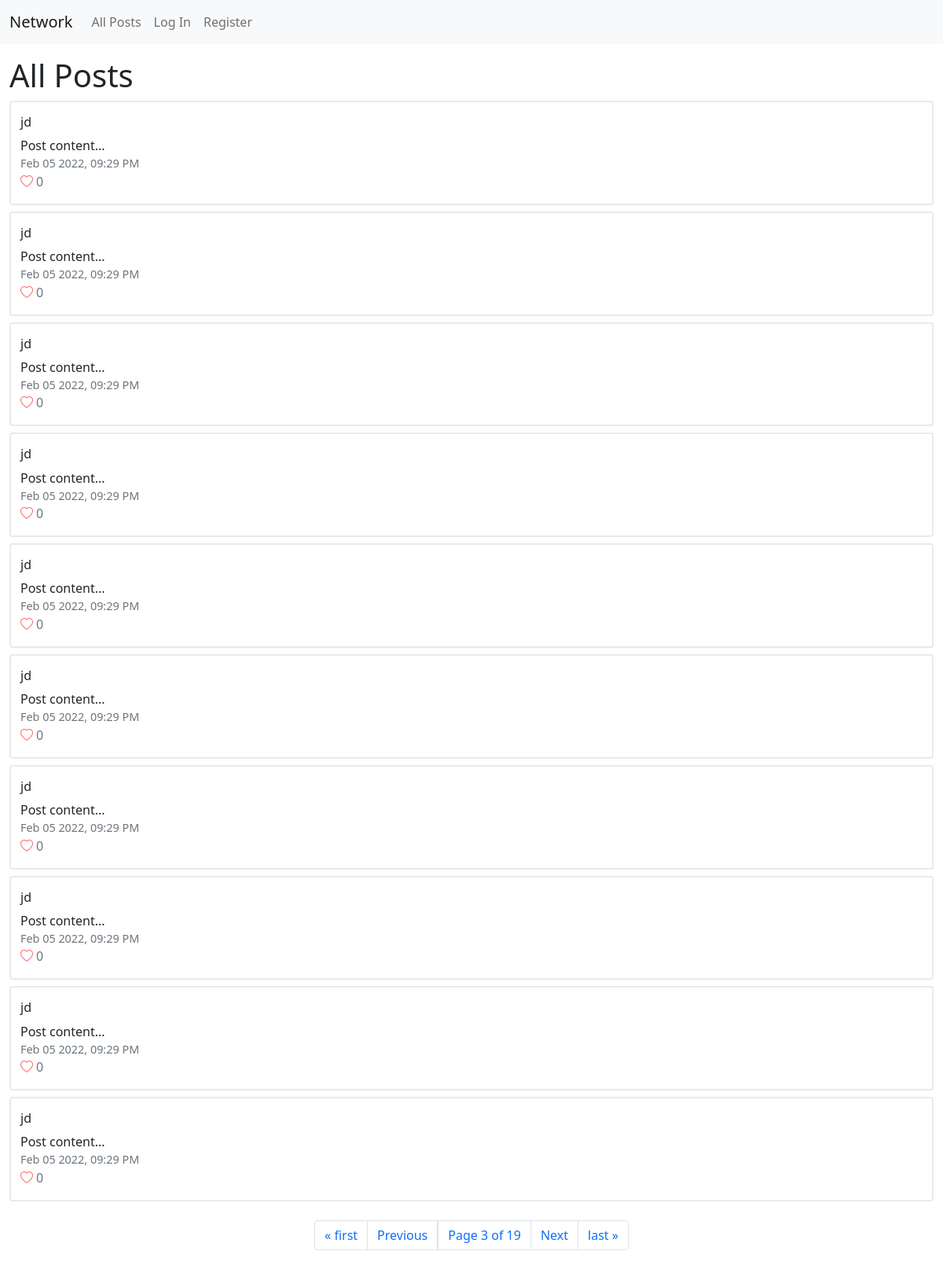
/?page=3, run on the app's committed database.
### network/models.py (models this page shows, shortened)
class Post(models.Model):
    user = models.ForeignKey("User", on_delete=models.CASCADE, related_name="posts")
    content = models.TextField(blank=True)
    timestamp = models.DateTimeField(auto_now_add=True)
    like = models.ManyToManyField("User", blank=True, related_name="liked")
    def timestampOfPost(self):
        return self.timestamp.strftime("%b %d %Y, %I:%M %p")

class User(AbstractUser):
    follows = models.ManyToManyField("User", blank=True, related_name="followers")

### network/views.py (the view)
# urls.py: path("", views.index, name="index"),
def index(request):
    if request.method == "POST":
        postContent = request.POST["content"]
        post = Post.objects.create(
            user=request.user,
            content=postContent
        )
        return HttpResponseRedirect(reverse("index"))
    else:
        posts = Post.objects.all().order_by("id").reverse()
        p = Paginator(posts, 10, orphans=0, allow_empty_first_page=True)
        pageNumber = request.GET.get('page')
        pageObj = p.get_page(pageNumber)
        return render(request, "network/index.html", {
            'page_obj': pageObj
        })

### network/templates/network/index.html (shortened to what this page needs)
{% extends "network/layout.html" %}
{% load static %}
{% block body %}
    <h1>All Posts</h1>
    {% for post in page_obj %}
        <div class="post container-fluid">
            <h6>{{ post.user }}</h6>
            <div class="post-content">{{ post.content }}</div>
            <div class="post-timestamp text-muted">{{ post.timestampOfPost }}</div>
            {% if user in post.like.all %}
                <div><i class="bi bi-heart-fill heart" data-id="{{ post.id }}"></i><span class="text-muted count" id="{{ post.id }}">{{ post.like.all.count }}</span></div>
            {% else %}
                <div><i class="bi bi-heart heart" data-id="{{ post.id }}"></i><span class="text-muted count" id="{{ post.id }}">{{ post.like.all.count }}</span></div>
            {% endif %}
        </div>
    {% endfor %}
    <nav aria-label="Page navigation example" id="pagination">
        <ul class="pagination justify-content-center">
            {% if page_obj.has_previous %}
                <li class="page-item">
                    <a class="page-link" href="?page=1">&laquo; first</a>
                </li>
                <li class="page-item">
                    <a class="page-link" href="?page={{ page_obj.previous_page_number }}">Previous</a>
                </li>
            {% endif %}
            <li class="page-item page-link">Page {{ page_obj.number }} of {{ page_obj.paginator.num_pages  }}</li>
            {% if page_obj.has_next %}
                <li class="page-item">
                    <a class="page-link" href="?page={{ page_obj.next_page_number }}">Next</a>
                </li>
                <li class="page-item">
                    <a class="page-link" href="?page={{ page_obj.paginator.num_pages }}">last &raquo;</a>
                </li>
            {% endif %}
        </ul>
    </nav>
{% endblock %}

### network/static/network/styles.css (style rules this page uses)
* { box-sizing: border-box; }
.new-post, .post { border: 2px solid #eaeaea; border-radius: 4px; padding-top: 1rem; padding-bottom: 1rem; }
#pagination { margin: 1.5rem; }
.post { margin-bottom: 0.5rem; }
.post-timestamp { font-size: 0.9rem !important; }
.heart { color: #ff6666; }
.count { margin-left: 0.25rem; }

### data on the page
Post: user "jd", content "Post content...", timestampOfPost "Feb 05 2022, 09:29 PM", like.all.count "0"
Post: user "jd", content "Post content...", timestampOfPost "Feb 05 2022, 09:29 PM", like.all.count "0"
Post: user "jd", content "Post content...", timestampOfPost "Feb 05 2022, 09:29 PM", like.all.count "0"
Post: user "jd", content "Post content...", timestampOfPost "Feb 05 2022, 09:29 PM", like.all.count "0"
Post: user "jd", content "Post content...", timestampOfPost "Feb 05 2022, 09:29 PM", like.all.count "0"
Post: user "jd", content "Post content...", timestampOfPost "Feb 05 2022, 09:29 PM", like.all.count "0"
Post: user "jd", content "Post content...", timestampOfPost "Feb 05 2022, 09:29 PM", like.all.count "0"
Post: user "jd", content "Post content...", timestampOfPost "Feb 05 2022, 09:29 PM", like.all.count "0"
Post: user "jd", content "Post content...", timestampOfPost "Feb 05 2022, 09:29 PM", like.all.count "0"
Post: user "jd", content "Post content...", timestampOfPost "Feb 05 2022, 09:29 PM", like.all.count "0"

### other printed values
{{ page_obj.number }} "3"
{{ page_obj.paginator.num_pages }} "19"
